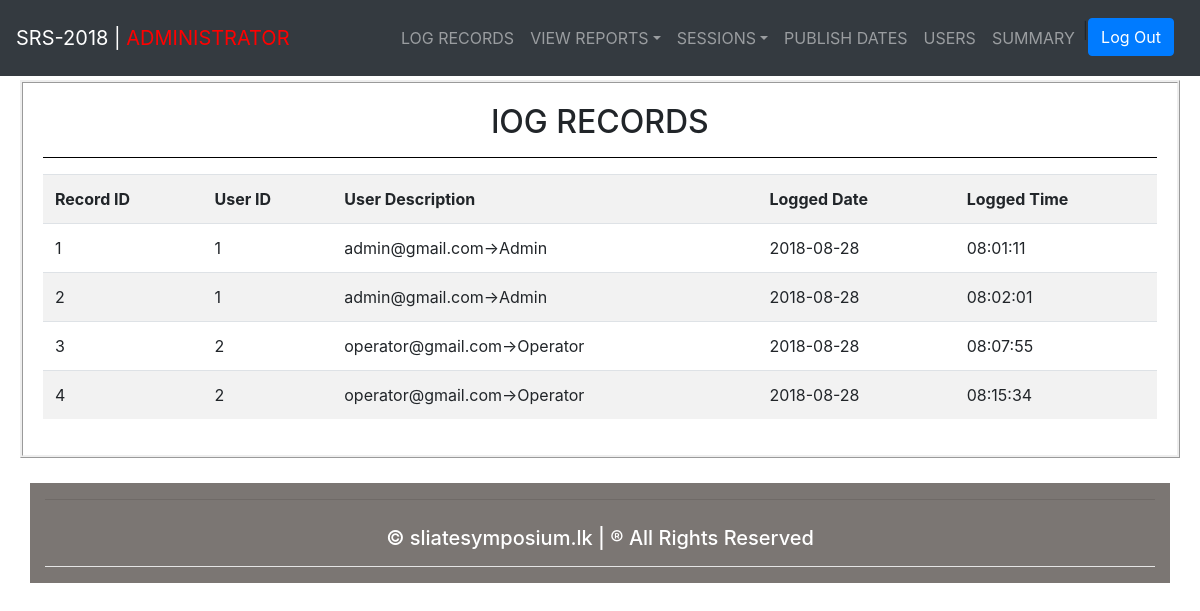
The app's page /admin/admin.php (signed in) with its own data.
### tables this page shows
CREATE TABLE `log_records` (
  `record_id` int(11) NOT NULL,
  `user_id` int(11) NOT NULL,
  `name_initial` varchar(100) NOT NULL,
  `in_date` date NOT NULL,
  `in_time` time NOT NULL,
  `user_type` varchar(20) NOT NULL
);

### admin/admin.php (the view, shortened to what this page needs)
<?php require_once("../includes/connection.php") ?>
<?php require_once("includes/admin_header.php"); ?>
<?php require_once("includes/admin_navbar.php"); ?>
<?php
	$user_list = '';
	$query_recods = "SELECT * FROM log_records";
	$errors = array();
	$result = mysqli_query($connection,$query_recods);
	if(mysqli_num_rows($result)>0){
		while ($user = mysqli_fetch_assoc($result)) {
			$user_list .= "<tr>";
			$user_list .= "<td>{$user['record_id']}</td>";
			$user_list .= "<td>{$user['user_id']}</td>";
			$user_list .= "<td>{$user['name_initial']}</td>";
			$user_list .= "<td>{$user['in_date']}</td>";
			$user_list .= "<td>{$user['in_time']}</td>";
			$user_list .= "</tr>";
		}
	}else{
		$errors[] = "Not availbe record!";
	}
 ?>
<div style="padding-top: 75px">
<div class="container fluid padding" style=" padding: 5px">
	<div class="row">
		<div class="col-sm-12" style="border: ridge; padding: 20px">
			<h2 class="text-center">lOG RECORDS</h2>
			<hr style="background-color: black">
				<div class="table-responsive">
					<table class="table table-striped">
					<tr>
						<th>Record ID</th>
						<th>User ID</th>
						<th>User Description</th>
						<th>Logged Date</th>
						<th>Logged Time</th>
					</tr>
					<?php echo $user_list; ?>
				</table>
				</div>
		</div>
	</div>
</div>
</div>
 <?php require_once("includes/admin_footer.php"); ?>

### admin/includes/admin_header.php (shortened to what this page needs)
<!DOCTYPE html>
<html lang="en">
<head>
  <link rel="stylesheet" href="https://maxcdn.bootstrapcdn.com/bootstrap/4.1.0/css/bootstrap.min.css">
</head>
<body>

### admin/includes/admin_navbar.php (shortened to what this page needs)
<nav class="navbar navbar-expand-sm bg-dark navbar-dark fixed-top">
	<a class="navbar-brand" href="#">SRS-2018 | <span style="color: red">ADMINISTRATOR</span></a>
	<div class="collapse navbar-collapse" id="collapsibleNavbar"  style="padding: 10px">
		<ul class="navbar-nav ml-auto">
			<li class="nav-item dropdown">
   						<a class="nav-link" href="admin.php">LOG RECORDS</a>
					 	</li>
					 	<li class="nav-item dropdown">
                     <a class="nav-link dropdown-toggle" href="#" data-toggle="dropdown">VIEW REPORTS</a>
					 	</li>
                  <li class="nav-item dropdown">
                     <a class="nav-link dropdown-toggle" href="#" data-toggle="dropdown">SESSIONS</a>
                  </li>
                  <li class="nav-item dropdown">
                     <a class="nav-link" href="imp-dates.php">PUBLISH DATES</a>
                  </li>
					 	<li class="nav-item dropdown">
   						<a class="nav-link" href="users.php">USERS</a>
					 	</li>
					 	<li class="nav-item dropdown">
   						<a class="nav-link" href="view_registration.php">SUMMARY</a>
					 	</li>
					 	<LI>
					 		<label>|</label>
					 	</LI>
					 	<LI>
					 		<a href="../logout.php"><button class="btn btn-primary">Log Out</button></a>
					 	</LI>
	  </ul>
	</div>
</nav>

### admin/includes/admin_footer.php
<div style="padding-top: 20px">
<div class="container fluid padding" style="background-color:#7B7673;color: white">
	<div class="row  text-center ">
		<div class="col-sm-12">
			<hr class="light" style=" padding-top: 10px">
			<h5>&copy; sliatesymposium.lk  |  &reg; All Rights Reserved</h5>
			<hr class="light" style="background-color: white">
		</div>
	</div>
</div>
</div>
</body>
</html>

### records on screen
log_records: record_id "1", user "1", name_initial "admin@gmail.com->Admin", in_date "2018-08-28", in_time "08:01:11"
log_records: record_id "2", user "1", name_initial "admin@gmail.com->Admin", in_date "2018-08-28", in_time "08:02:01"
log_records: record_id "3", user "2", name_initial "operator@gmail.com->Operator", in_date "2018-08-28", in_time "08:07:55"
log_records: record_id "4", user "2", name_initial "operator@gmail.com->Operator", in_date "2018-08-28", in_time "08:15:34"
